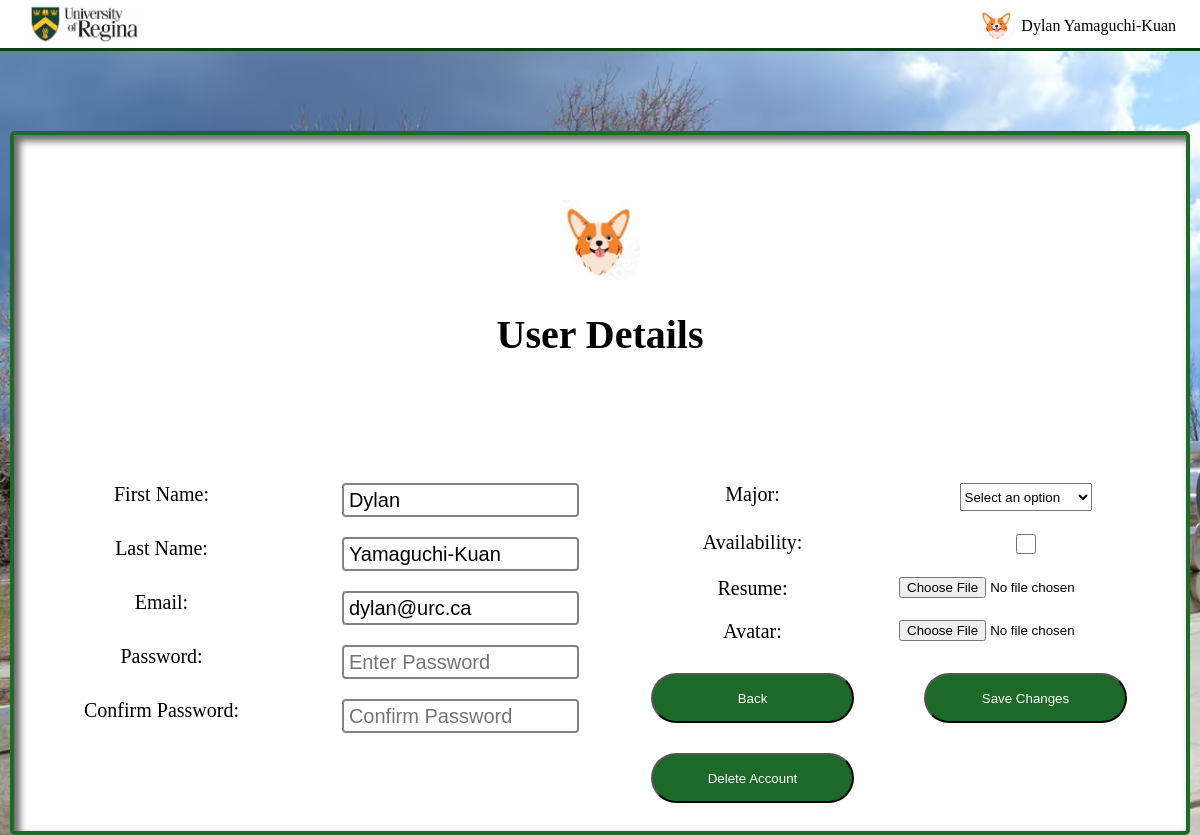
/editStudent (signed in), run on the app's committed database.
### app/models.py (models this page shows, shortened)
class Students(db.Model):
    __tablename__ = 'STUDENTS'
    id = db.Column(db.Integer, primary_key=True)
    student_id = db.Column(db.Integer, unique=True, nullable=False)
    first_name = db.Column(db.String(50), nullable=False)
    last_name = db.Column(db.String(100), nullable=False)
    email = db.Column(db.String(80), unique=True, nullable=False)
    password_hash = db.Column(db.String(128))
    resume = db.Column(db.Text)
    major = db.Column(db.Text)
    looking_for_job = db.Column(db.Boolean)
    bio = db.Column(db.Text )
    avatar = db.Column(db.String(200),default="Default.png")
    date_created = db.Column(db.DateTime, default=db.func.current_timestamp())
    date_updated = db.Column(db.DateTime, default=db.func.current_timestamp(), onupdate=db.func.current_timestamp())
    job_applications = relationship('Applications', backref='student', cascade='all, delete-orphan')

### app/views.py (the view)
@app.route('/editStudent', methods=['GET', 'POST'])
def editStudent():
    UPLOAD_FOLDER = app.config['UPLOAD_FOLDER']
    RESUME_FOLDER = app.config['RESUME_FOLDER']
    if "student" in session:
        student = session["student"]
        student = Students.query.get(student)
        if request.method == 'POST':
            student.first_name = request.form['studentfirstName']
            student.last_name = request.form['studentlastName']
            student.email = request.form['studentEmail']
            student.major = request.form['studentMajor']
            student.looking_for_job = bool(request.form.get('studentAvailability'))
            new_password = request.form.get('newPassword')
            if len(new_password) >= 5:
                confirm_password = request.form.get('confirmPassword')
                if new_password and confirm_password and new_password == confirm_password:
                    student.set_password(new_password)
            if 'newResume' in request.files:
                resume_file = request.files['newResume']
                if resume_file.filename != '':
                    if allowed_resume_file(resume_file.filename):
                        resume_filename = f"{student.first_name}_{student.last_name}_{student.id}_Resume.pdf"
                        resume_file.save(os.path.join(RESUME_FOLDER, secure_filename(resume_filename)))
                        student.resume = resume_filename
                    else:
                        flash('Invalid file format. Please upload a PDF file for the resume.', 'error')
                        return redirect(url_for('editStudent'))  # Redirect to editStudent route or template
            if 'newstudentAvatar' in request.files:
                avatar_file = request.files['newstudentAvatar']
                if avatar_file.filename != '':
                    if allowed_file(avatar_file.filename):
                        avatar_filename = f"{student.first_name}_{student.last_name}_{student.id}_Avatar{os.path.splitext(avatar_file.filename)[1]}"
                        old_avatar_path = os.path.join(app.config['UPLOAD_FOLDER'],
                                                       f"{student.first_name}_{student.last_name}_{student.id}_Avatar.*")
                        old_avatar_files = glob.glob(old_avatar_path)
                        for old_avatar_file in old_avatar_files:
                            os.remove(old_avatar_file)
                        avatar_file.save(os.path.join(app.config['UPLOAD_FOLDER'], avatar_filename))
                        student.avatar = avatar_filename
            try:
                db.session.commit()
                return redirect(url_for('profileStudent'))
            except Exception as e:
                print(e)
        else:
            return render_template('editStudent.html', student=student)
    else:
        return redirect(url_for('login'))  # Assuming you have a 'login' route

### app/templates/editStudent.html (shortened to what this page needs)
<!DOCTYPE html>
<html lang="en">
<head>
    <link rel="stylesheet" type="text/css" href="{{ url_for('static', filename='css/shared.css') }}">
    <link rel="stylesheet" type="text/css" href="{{ url_for('static', filename='css/editStudent.css') }}">
</head>
<body>
    <div class="page-wrap">
        <nav class="header">
            <div class="header-container">
                <div class="header-logo">
                    <a href="{{ url_for('jobListings') }}">
                        <div class="header-logo">
                            <img src="{{ url_for('static', filename='library/media/UR_Logo_Primary_Full_Colour_RGB.png') }}" class="logo">
                        </div>
                    </a>
                </div>
                <div class="header-profilenav">
                    <div class="dropdown">
                        <button class="dropbtn"><img class="header-profile-icon" src="{{ url_for('static', filename='library/media/avatars/' ~ student.avatar ) }}" width="30vw" ></button>
                    </div>
                    <div class="profile-name">{{ student.first_name }} {{ student.last_name }}</div>
                </div>
            </div>
        </nav>
         <form method="POST" action="/editStudent" id="submitForm" class="cust-main-wrapper" enctype="multipart/form-data">
            <div class="info-box1">
                <div id="error"></div><br>
                <div class="align-center">
                    <img src="{{ url_for('static', filename='library/media/avatars/' ~ student.avatar ) }}" class="jobImg">
                </div>
                <h1 class="align-center titleText">User Details</h1>
            </div>
            <div class="info-box2">
                <div class="userDetails">
                    <label class="inputLabel float-left" >First Name:</label>
                    <input class="inputBox" type="text" id="studentfirstName" name="studentfirstName" placeholder="first name" value="{{ student.first_name }}">
                    <label class="inputLabel float-left" >Last Name:</label>
                    <input class="inputBox" type="text" id="studentlastName" name="studentlastName" placeholder="Last Name" value="{{ student.last_name }}">
                    <label class="inputLabel float-left" >Email:</label>
                    <input class="inputBox" type="email" id="studentEmail" name="studentEmail" placeholder="Enter Email" value="{{ student.email }}">
                    <label class="inputLabel float-left" >Password:</label>
                    <input class="inputBox" type="text" id="studentPassword" name="newPassword" placeholder="Enter Password">
                    <label class="inputLabel float-left" >Confirm Password:</label>
                    <input class="inputBox" type="text"  id="studentconfirmPassword" name="confirmPassword" placeholder="Confirm Password">
                </div>
            </div>
            <div class="info-box3">
                <div class="userDetails">
                    <label class="inputLabel float-left">Major:</label>
                        <select class="postingBox" name="studentMajor" id="studentMajor">
                            <option value="" selected>Select an option</option>
                        </select>
                    <label class="detailText">Availability: </label>
                    <input class="checkSize" type="checkbox" id="studentAvailability" name="studentAvailability" value="lfj">
                    <label class="detailText">Resume: </label>
                    <input type="file" id="newResume" name="newResume" class="newResume">
                    <label class="detailText">Avatar: </label>
                    <input type="file" id="newstudentAvatar" name="newstudentAvatar" class="newStudentAvatar">
                    <button id="backButton" class="submitButton greenButton">
                        <a class="link" href="{{ url_for('profileStudent') }}">Back</a>
                    </button>
                    <button class="submitButton greenButton" id="saveButton" type="submit">Save Changes</button>
                    <button class="submitButton greenButton" id="deleteButton" type="submit">Delete Account</button>
                </div>
            </div>
        </form>
    </div>
</body>
</html>

### app/static/css/shared.css (style rules this page uses)
html, body { height: 100%; }
body { margin: 0; background-size: cover; overflow-x: hidden; font-family:Cambria, Cochin, Georgia, Times, 'Times New Roman', serif }
.inputLabel { font-size: 20px; margin-bottom: 5px; }
.link { color: white; text-decoration: none; }
.page-wrap { height: 100%; display: flex; flex-direction: column; }
.greenButton { width: 10vw; height: 5vh; border-radius: 50px; background-color: #164e1f; color: white; }
.header { background-color: white; border-bottom: #0c3f14 3px solid; height: 6vh; }
.header-container { display: flex; flex-direction: row; justify-content: space-between; padding: 0 2vw 0 2vw; }
.logo { height: 6vh; }
.header-profilenav { display: flex; flex-direction: row; align-items: center; }
.header-profile-icon { width: 2vw; height: 4vh; }
.dropbtn { font-size: 0.75vw; font-weight: 600; background-color: transparent; border: none; cursor: pointer; }
.dropdown { position: relative; display: inline-block; }
@media (min-width: 993px) and (max-width: 1440px) { .page-wrap { height: 100%; width: 100%; display: flex; flex-direction: column; } }
@media (min-width: 993px) and (max-width: 1440px) { .header-profile-icon { width: 3vw; height: 4vh; } }

### app/static/css/editStudent.css (style rules this page uses)
body { background-image: url(../library/media/university-of-regina.avif); }
.float-left { float: left; }
.align-center { text-align: center; }
.titleText { font-size: 40px; }
.inputBox { font-size: 20px; border: 2px solid rgb(128, 133, 128); height: 20px; border-radius: 4px; width: 80%; padding: 5px; display: inline-block; }
.cust-main-wrapper { text-align: center; margin-top: 10vh; background-color: #fff; padding: 1vh; margin-right: auto; margin-left: auto; justify-items: center; border-radius: 5px; border: 4px solid #1c6928;; box-shadow: inset 5px 5px 7px 1px rgba(0,0,0,0.59); display: grid; grid-template-columns: repeat(2, 1fr); grid-template-rows: repeat(2, 1fr); grid-column-gap: 0px; grid-row-gap: 0px; }
.info-box1 { grid-area: 1 / 1 / 2 / 3; height: 280px; display: flex; flex-direction: column; justify-content: center; align-items: center; }
.info-box2 { grid-area: 2 / 1 / 3 / 2; display: flex; flex-direction: column; justify-content: flex-start; align-items: center; }
.info-box3 { grid-area: 2 / 2 / 3 / 3; display: flex; flex-direction: column; justify-content: flex-end; align-items: center; padding-bottom: 20px; }
.submitButton { margin-top: 10px; width: 80%; height: 50px; border-radius: 3%; background-color: #1c6928; border-radius: 30px; }
.userDetails { display: grid; grid-template-columns: 1fr 1fr; justify-items: center; gap: 20px; }
.detailText { font-size: 20px; }
.checkSize { width: 20px; height: 20px; }
.jobImg { max-height: 10vh; }

### data on the page
Students: avatar (picture), first_name "Dylan", last_name "Yamaguchi-Kuan", studentfirstName "Dylan", studentlastName "Yamaguchi-Kuan", studentEmail "dylan@urc.ca"
